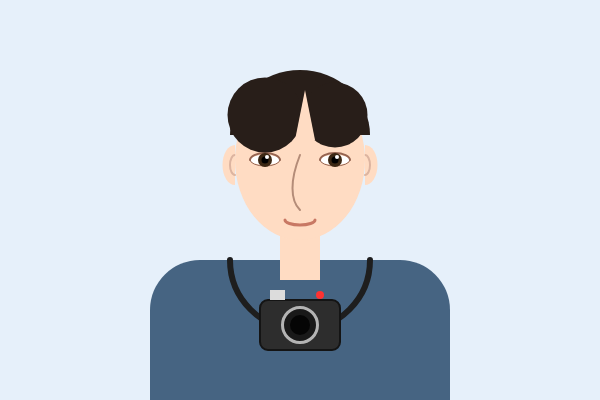
Frame 1 (no input)
Frame 60 (no input): identical to frame 1, image omitted
Frame 120 (the mouse pressed at the canvas centre since frame 60): identical to frame 1, image omitted

The p5.js sketch that drew this single still picture (run headless with seeded random() and noise() and a simulated clock; from frame 60 on, the mouse is pressed at the canvas centre):

// p5.js sketch
// ── sketch.js
function setup() {
  createCanvas(600, 400);
}
function draw() {
  background(230, 240, 250); 
  noStroke();
  fill(180, 210, 240);
  fill(70, 100, 130); //옷
  rect(150, 260, 300, 150, 50, 50, 0, 0); 
  noFill(); stroke(30); strokeWeight(6);
  arc(300, 260, 140, 140, 0, PI); 

  fill(255, 220, 195); 
  noStroke();
  arc(235, 165, 25, 40, HALF_PI, PI + HALF_PI); // 왼쪽 귀
  arc(365, 165, 25, 40, PI + HALF_PI, HALF_PI); // 오른쪽 귀

  noFill(); 
  stroke(220, 180, 160); 
  strokeWeight(2);
  arc(235, 165, 10, 20, HALF_PI, PI + HALF_PI); 
  arc(365, 165, 10, 20, PI + HALF_PI, HALF_PI); 

  noStroke(); 
  fill(255, 220, 195); //목 얼굴
  rect(280, 230, 40, 50); 
  ellipse(300, 160, 130, 160); //  얼굴

  stroke(50, 35, 25); 
  strokeWeight(4); 
  noFill();
  arc(265, 145, 32, 10, PI+0.2, TWO_PI-0.2); // 왼쪽 눈썹
  arc(335, 145, 32, 10, PI+0.2, TWO_PI-0.2); // 오른쪽 눈썹
 
  fill(255);//왼쪽 눈
  noStroke();
  ellipse(265, 160, 30, 10); 
  stroke(150, 100, 80); 
  strokeWeight(2); 
  noFill();
  arc(265, 160, 30, 14, PI, TWO_PI); 
  strokeWeight(1); 
  arc(265, 160, 30, 12, 0, PI); 
  fill(60, 40, 20); noStroke();
  ellipse(265, 160, 14, 14); 
  fill(0); 
  ellipse(265, 160, 7, 7); 
  fill(255); 
  ellipse(267, 157, 4, 4); 
  
  fill(255); // 오른쪽 눈
  noStroke(); 
  ellipse(335, 160, 30, 10);
  stroke(150, 100, 80); 
  strokeWeight(2); 
  noFill();
  arc(335, 160, 30, 14, PI, TWO_PI); 
  strokeWeight(1); 
  arc(335, 160, 30, 12, 0, PI); 
  fill(60, 40, 20); 
  noStroke(); 
  ellipse(335, 160, 14, 14); 
  fill(0); ellipse(335, 160, 7, 7); 
  fill(255); ellipse(337, 157, 4, 4); 
  
  noFill(); // 코
  stroke(180, 140, 120);
  strokeWeight(2);
  bezier(300, 155, 290, 180, 290, 200, 300, 210); 
  
  stroke(200, 120, 100);  // 입
  strokeWeight(3);
  arc(300, 220, 30, 10, 0, PI); 
  fill(40, 30, 25); //머리카락
  noStroke();  
  arc(300, 135, 140, 130, PI, TWO_PI); 
  ellipse(265, 115, 75, 75);
  ellipse(335, 115, 65, 65);
  fill(255, 220, 195);
  triangle(295, 140, 315, 140, 305, 90); 

  fill(45); 
  stroke(20); 
  strokeWeight(2);
  rect(260, 300, 80, 50, 8); // 카메라
  fill(25); 
  stroke(180); 
  strokeWeight(3);
  ellipse(300, 325, 35, 35); 
  fill(5); 
  noStroke();
  ellipse(300, 325, 20, 20); 
  fill(220); 
  rect(270, 290, 15, 10); 
  fill(255, 50, 50); 
  ellipse(320, 295, 8, 8); 
}
